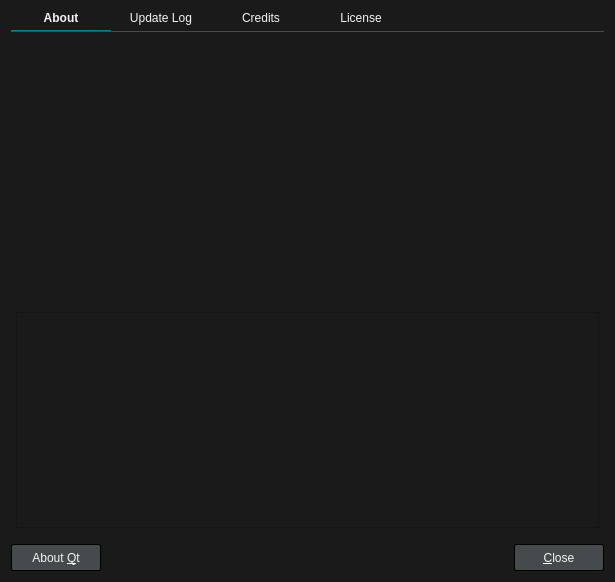
<?xml version="1.0" encoding="UTF-8"?>
<ui version="4.0">
 <class>AboutDialog</class>
 <widget class="QDialog" name="AboutDialog">
  <property name="geometry">
   <rect>
    <x>0</x>
    <y>0</y>
    <width>615</width>
    <height>582</height>
   </rect>
  </property>
  <property name="windowTitle">
   <string>About Sugoi Player</string>
  </property>
  <property name="styleSheet">
   <string notr="true">QWidget {
	font: 12px &quot;Noto Sans&quot;, &quot;FreeSans&quot;;
	background: #1A1A1A;
	color: whitesmoke;
}

/* QPushButton */

QPushButton {
	background: #454A4D;
	border: 1px solid #000;
	border-radius: 2px;
	color: whitesmoke;
	min-width: 76px;
	min-height: 17px;
	padding: 4px 6px;
}
QPushButton:focus {
	border: 1px solid #008098;
	outline: none;
}
QPushButton:pressed {
	background: #2E3133;
}
QPushButton:disabled {
	background: transparent;
	border: 1px solid #454A4D;
	color: #6F6F6F;
}

/* QScrollBar */

QScrollBar:vertical {
	padding-left: 1px;
	width: 6px;
}
QScrollBar::handle:vertical {
	background: #008098;
	border-radius: 2px;
	min-height: 10px;
}
QScrollBar::add-line:vertical,
QScrollBar::sub-line:vertical {
	border: none;
}
QScrollBar::add-page:vertical,
QScrollBar::sub-page:vertical  {
	background: #383838;
	margin: 0 2px;
}
QScrollBar::up-arrow:vertical,
QScrollBar::down-arrow:vertical {
	background: transparent;
}

QScrollBar:horizontal {
	height: 6px;
	padding-top: 1px;
}
QScrollBar::handle:horizontal {
	background: #008098;
	border-radius: 2px;
	min-width: 10px;
}
QScrollBar::add-line:horizontal,
QScrollBar::sub-line:horizontal {
	border: none;
}
QScrollBar::add-page:horizontal,
QScrollBar::sub-page:horizontal {
	background: #383838;
	margin: 2px 0;
}
QScrollBar::left-arrow:horizontal,
QScrollBar::right-arrow:horizontal {
	background: transparent;
}</string>
  </property>
  <layout class="QVBoxLayout" name="verticalLayout_4">
   <item>
    <widget class="QTabWidget" name="tabWidget">
     <property name="styleSheet">
      <string notr="true">QTabWidget::pane { /* The tab widget frame */
	border-top: 1px solid #454A4D;
	padding: 5px 0px;
}

QTabWidget::tab-bar { alignment: center; }

/* Style the tab using the tab sub-control. Note that
    it reads QTabBar _not_ QTabWidget */
QTabBar::tab {
	border-style: none;
	padding-bottom: 5px;
	min-width: 100px;
}
QTabBar::tab:selected {
	border-bottom: 1px solid #008098;
	font-weight: bold;
}
QTabBar::tab:!selected {
	font-weight: normal;
	margin-bottom: 1px;
}</string>
     </property>
     <property name="currentIndex">
      <number>0</number>
     </property>
     <widget class="QWidget" name="tab">
      <attribute name="title">
       <string>About</string>
      </attribute>
      <layout class="QVBoxLayout" name="verticalLayout">
       <property name="spacing">
        <number>0</number>
       </property>
       <property name="leftMargin">
        <number>5</number>
       </property>
       <property name="topMargin">
        <number>5</number>
       </property>
       <property name="rightMargin">
        <number>5</number>
       </property>
       <property name="bottomMargin">
        <number>5</number>
       </property>
       <item>
        <layout class="QHBoxLayout" name="horizontalLayout">
         <property name="spacing">
          <number>0</number>
         </property>
         <item>
          <widget class="QLabel" name="logoImg">
           <property name="sizePolicy">
            <sizepolicy hsizetype="Maximum" vsizetype="Maximum">
             <horstretch>0</horstretch>
             <verstretch>0</verstretch>
            </sizepolicy>
           </property>
           <property name="maximumSize">
            <size>
             <width>150</width>
             <height>150</height>
            </size>
           </property>
           <property name="pixmap">
            <pixmap resource="../resources.qrc">:/images/player.svg</pixmap>
           </property>
           <property name="scaledContents">
            <bool>true</bool>
           </property>
           <property name="alignment">
            <set>Qt::AlignCenter</set>
           </property>
          </widget>
         </item>
        </layout>
       </item>
       <item>
        <spacer name="verticalSpacer">
         <property name="orientation">
          <enum>Qt::Vertical</enum>
         </property>
         <property name="sizeType">
          <enum>QSizePolicy::Preferred</enum>
         </property>
         <property name="sizeHint" stdset="0">
          <size>
           <width>20</width>
           <height>40</height>
          </size>
         </property>
        </spacer>
       </item>
       <item>
        <widget class="QTextBrowser" name="aboutText">
         <property name="frameShape">
          <enum>QFrame::NoFrame</enum>
         </property>
         <property name="openExternalLinks">
          <bool>true</bool>
         </property>
        </widget>
       </item>
       <item>
        <widget class="QTextBrowser" name="compilerText">
         <property name="openExternalLinks">
          <bool>true</bool>
         </property>
        </widget>
       </item>
      </layout>
     </widget>
     <widget class="QWidget" name="tab_4">
      <attribute name="title">
       <string>Update Log</string>
      </attribute>
      <layout class="QVBoxLayout" name="verticalLayout_5">
       <property name="spacing">
        <number>0</number>
       </property>
       <property name="leftMargin">
        <number>5</number>
       </property>
       <property name="topMargin">
        <number>5</number>
       </property>
       <property name="rightMargin">
        <number>5</number>
       </property>
       <property name="bottomMargin">
        <number>5</number>
       </property>
       <item>
        <widget class="QTextBrowser" name="updateLogText">
         <property name="frameShape">
          <enum>QFrame::NoFrame</enum>
         </property>
         <property name="openExternalLinks">
          <bool>true</bool>
         </property>
        </widget>
       </item>
      </layout>
     </widget>
     <widget class="QWidget" name="tab_2">
      <attribute name="title">
       <string>Credits</string>
      </attribute>
      <layout class="QVBoxLayout" name="verticalLayout_3">
       <property name="spacing">
        <number>0</number>
       </property>
       <property name="leftMargin">
        <number>5</number>
       </property>
       <property name="topMargin">
        <number>5</number>
       </property>
       <property name="rightMargin">
        <number>5</number>
       </property>
       <property name="bottomMargin">
        <number>5</number>
       </property>
       <item>
        <widget class="QTextBrowser" name="creditsText">
         <property name="frameShape">
          <enum>QFrame::NoFrame</enum>
         </property>
         <property name="openExternalLinks">
          <bool>true</bool>
         </property>
        </widget>
       </item>
      </layout>
     </widget>
     <widget class="QWidget" name="tab_3">
      <attribute name="title">
       <string>License</string>
      </attribute>
      <layout class="QVBoxLayout" name="verticalLayout_2">
       <property name="spacing">
        <number>0</number>
       </property>
       <property name="leftMargin">
        <number>5</number>
       </property>
       <property name="topMargin">
        <number>5</number>
       </property>
       <property name="rightMargin">
        <number>5</number>
       </property>
       <property name="bottomMargin">
        <number>5</number>
       </property>
       <item>
        <widget class="QTextBrowser" name="licenseText">
         <property name="frameShape">
          <enum>QFrame::NoFrame</enum>
         </property>
         <property name="openExternalLinks">
          <bool>true</bool>
         </property>
        </widget>
       </item>
      </layout>
     </widget>
    </widget>
   </item>
   <item>
    <layout class="QHBoxLayout" name="horizontalLayout_2">
     <item>
      <widget class="QPushButton" name="aboutQtButton">
       <property name="text">
        <string>About &amp;Qt</string>
       </property>
      </widget>
     </item>
     <item>
      <spacer name="horizontalSpacer">
       <property name="orientation">
        <enum>Qt::Horizontal</enum>
       </property>
       <property name="sizeHint" stdset="0">
        <size>
         <width>40</width>
         <height>20</height>
        </size>
       </property>
      </spacer>
     </item>
     <item>
      <widget class="QPushButton" name="closeButton">
       <property name="text">
        <string>&amp;Close</string>
       </property>
       <property name="default">
        <bool>true</bool>
       </property>
      </widget>
     </item>
    </layout>
   </item>
  </layout>
 </widget>
 <tabstops>
  <tabstop>closeButton</tabstop>
  <tabstop>tabWidget</tabstop>
  <tabstop>creditsText</tabstop>
  <tabstop>licenseText</tabstop>
 </tabstops>
 <resources>
  <include location="../resources.qrc"/>
 </resources>
 <connections/>
</ui>
